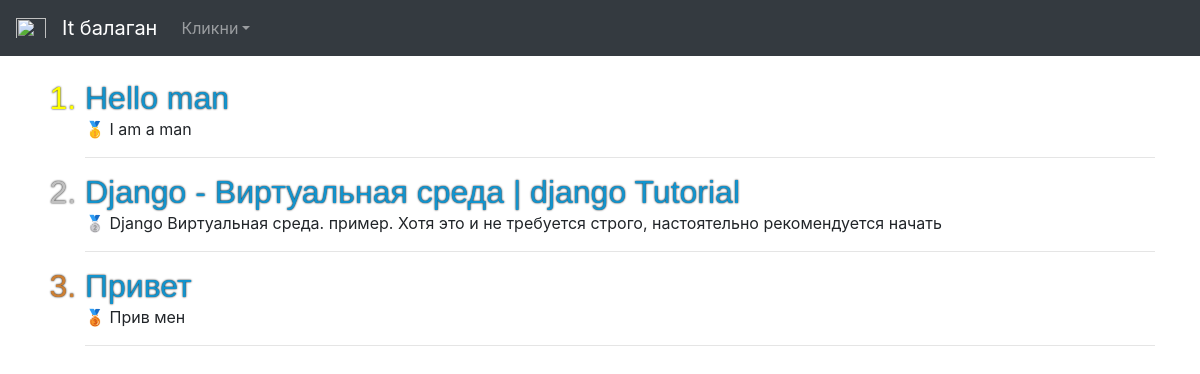
Page /popular/ on the committed database.
### theblog/models.py (models this page shows, shortened)
class Post(models.Model):
    title = models.CharField(max_length=120)
    title_tag = models.CharField(max_length=120, default="It балаган")
    author = models.ForeignKey(User, on_delete=models.CASCADE)
    body = models.TextField()
    post_date = models.DateField(auto_now_add=True)
    category = models.CharField(max_length=120, default='coding')
    likes = models.ManyToManyField(User, related_name='blog_post')

### theblog/views.py (the view)
# urls.py: path('popular/', PopularView, name='popular_list'),
def PopularView(request):
    model = Post
    popular_list = Post.objects.order_by('-likes')
    a = []
    for i in popular_list[:5]:
        if i not in a:
            a.append(i)
    first = a[0]
    second = a[1]
    fird = a[2]
    return render(request, 'list_popular.html', {'popular_list': a, 'first': first, 'second': second, 'fird': fird})

### theblog/templates/list_popular.html
{% extends 'base.html' %}
{% block content %}
<ol>
{% for item in popular_list %}
		{% if item == first %}
			<li style="color: yellow;font: 2em Arial, sans-serif; text-shadow: black 0 0 2px;"><a href="{% url 'article_detail' item.pk %}">{{item.title}}</a><br></li>&#129351;
			{{item.body|safe|slice:"100"}}
			<hr>
		{% elif item == second %}
			<li style="color: #c0c0c0;font: 2em Arial, sans-serif; text-shadow: black 0 0 2px;"><a href="{% url 'article_detail' item.pk %}">{{item.title}}</a><br></li>&#129352;
			{{item.body|safe|slice:"100"}}
			<hr>
		{% elif item == fird %}
			<li style="color: #cd7f32;font: 2em Arial, sans-serif; text-shadow: black 0 0 2px;"><a href="{% url 'article_detail' item.pk %}">{{item.title}}</a><br></li>&#129353;
			{{item.body|safe|slice:"100"}}
			<hr>
		{% endif %}
{% endfor %}
</ol>
{% endblock %}

### theblog/templates/base.html (style rules this page uses)
a { color: #1293cd; text-decoration: none; background-color: transparent; text-align: center; }

### rows in the picture
Post: title "Hello man", body "I am a man"
Post: title "Django - Виртуальная среда | django Tutorial", body "Django Виртуальная среда. пример. Хотя это и не требуется строго, настоятельно рекомендуется начать"
Post: title "Привет", body "Прив мен"
